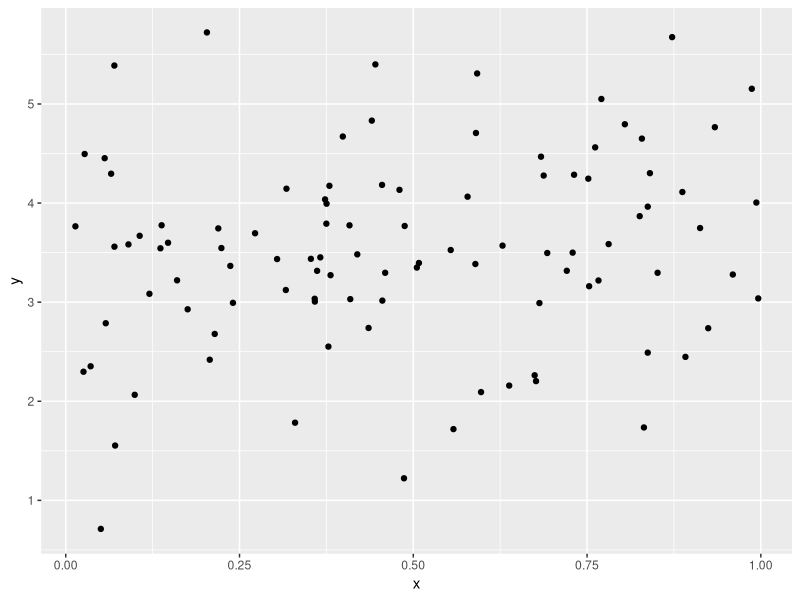

The R script that drew this image:
## ---- chunk 1
library(tidyverse)
## ---- chunk 2
plot_df = 
  tibble(
    x=runif(100),
    y= 1+2+x+rnorm(100)
  )

plot_df |>
  ggplot(aes(x=x, y=y)) +
  geom_point()
